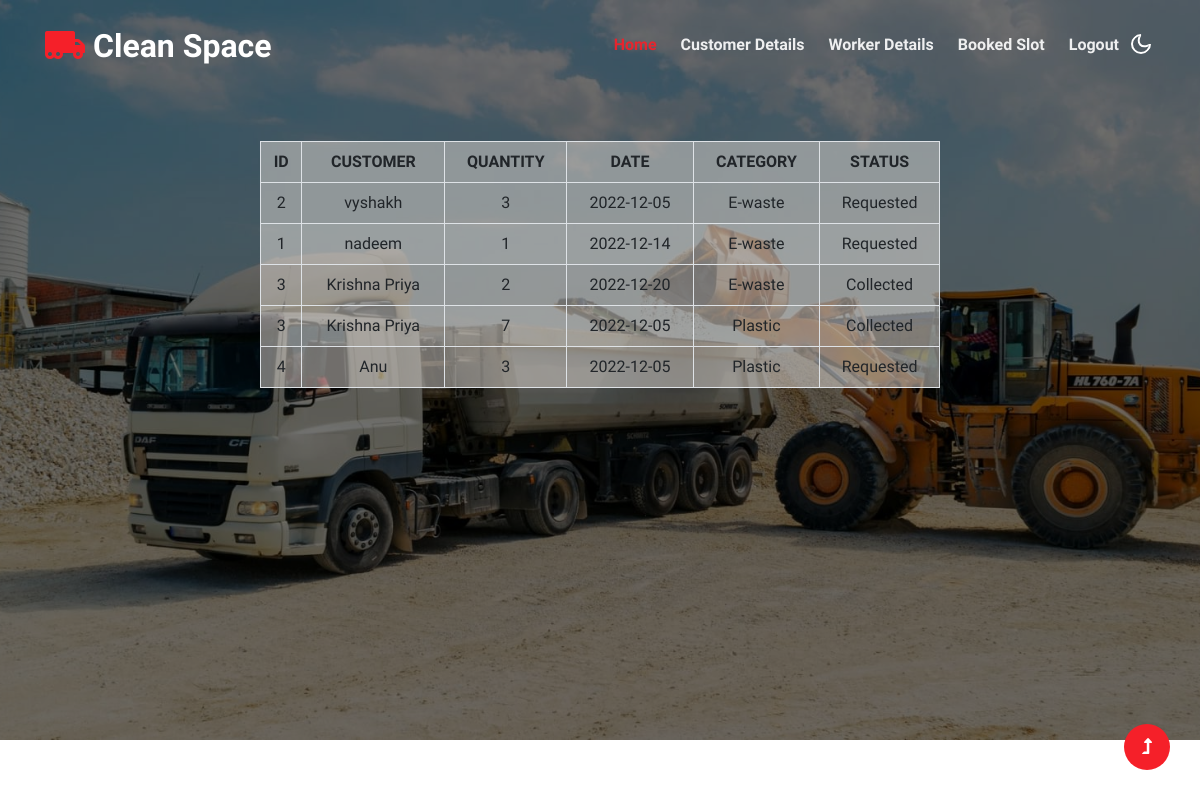
/bookdisp.php, run on the app's committed database.
### tables this page shows
CREATE TABLE `customer_request` (
  `id` int(11) NOT NULL,
  `customerid` varchar(20) NOT NULL,
  `status` varchar(20) NOT NULL,
  `sack` int(11) NOT NULL,
  `date` date NOT NULL,
  `category` varchar(20) NOT NULL
);

CREATE TABLE `customer_registration` (
  `id` int(11) NOT NULL,
  `name` varchar(20) NOT NULL,
  `email` varchar(50) NOT NULL,
  `address` varchar(25) NOT NULL,
  `pincode` int(6) NOT NULL,
  `ward` varchar(11) NOT NULL,
  `phno` bigint(10) NOT NULL,
  `password` varchar(10) NOT NULL
);

### bookdisp.php (the view, shortened to what this page needs)
<!doctype html>
<html lang="en">
<head>
    <link rel="stylesheet" href="assets/css/style-starter.css">
</head>
<body>
    <header id="site-header" class="fixed-top">
        <div class="container">
            <nav class="navbar navbar-expand-lg navbar-light stroke py-lg-0">
                <h1><a class="navbar-brand" href="index.html">
                        <i class="fas fa-truck-moving"></i> Clean Space
                    </a></h1>
                <div class="collapse navbar-collapse" id="navbarScroll">
                    <ul class="navbar-nav ms-auto my-2 my-lg-0 navbar-nav-scroll">
                        <li class="nav-item">
                            <a class="nav-link active" aria-current="page" href="index.html">Home</a>
                        </li>
                        <li class="nav-item">
                            <a class="nav-link" href="customerdisp.php">customer details</a>
                        </li>
                        <li class="nav-item">
                            <a class="nav-link" href="workerdisp.php">worker details</a>
                        </li>
                        <li class="nav-item">
                            <a class="nav-link" href="bookdisp.php">booked slot</a>
                        </li>
                        <li class="nav-item">
                            <a class="nav-link" href="login.php">Logout</a>
                        </li>
                    </ul>
                </div>
                <div class="mobile-position">
                    <nav class="navigation">
                        <div class="theme-switch-wrapper">
                            <label class="theme-switch" for="checkbox">
                                <div class="mode-container">
                                    <i class="gg-moon"></i>
                                </div>
                            </label>
                        </div>
                    </nav>
                </div>
            </nav>
        </div>
    </header>
    <section class="w3l-main-slider banner-slider" id="home">
                <div class="slider-info banner-view banner-top1">
                    <div class="container">
                        <div class="banner-info header-hero-19">
<table class="table table-bordered table-hover table-striped"  style="background-color:rgba(237, 231, 225, 0.5);margin-top:50px" align="center" >
		<thread>
			<th>ID</th>
			<th>CUSTOMER</th>
			<th>QUANTITY</th>
            <th>DATE</th>
            <th>CATEGORY</th>
            <th>STATUS</th>
        </thread>
		<tbody>
		<?php
		include'connection.php';
		$sql="select*from customer_request,customer_registration where customer_registration.id=customer_request.customerid";
		$result=$conn->query($sql);
		while($row=$result->fetch_assoc())
		{
			echo"<tr><td>".$row['id']."</td>";
			echo"<td>".$row['name']."</td>";
			echo"<td>".$row['sack']."</td>";
            echo"<td>".$row['date']."</td>";
            echo"<td>".$row['category']."</td>";
            echo"<td>".$row['status']."</td>";
		}
	?>
	</tbody>
</table>
<li class="nav-item">
                        <a class="nav-link" href="booking.php">
                        </li>
                        </div>
                    </div>
                </div>
    </section>
        <button onclick="topFunction()" id="movetop" title="Go to top">
            <span class="fas fa-level-up-alt" aria-hidden="true"></span>
        </button>
</body>
</html>

### data on the page
customer_request: customer_registration.id "2", customer_registration.name "vyshakh", sack "3", date "2022-12-05", category "E-waste", status "Requested"
customer_request: customer_registration.id "1", customer_registration.name "nadeem", sack "1", date "2022-12-14", category "E-waste", status "Requested"
customer_request: customer_registration.id "3", customer_registration.name "Krishna Priya", sack "2", date "2022-12-20", category "E-waste", status "Collected"
customer_request: customer_registration.id "3", customer_registration.name "Krishna Priya", sack "7", date "2022-12-05", category "Plastic", status "Collected"
customer_request: customer_registration.id "4", customer_registration.name "Anu", sack "3", date "2022-12-05", category "Plastic", status "Requested"
